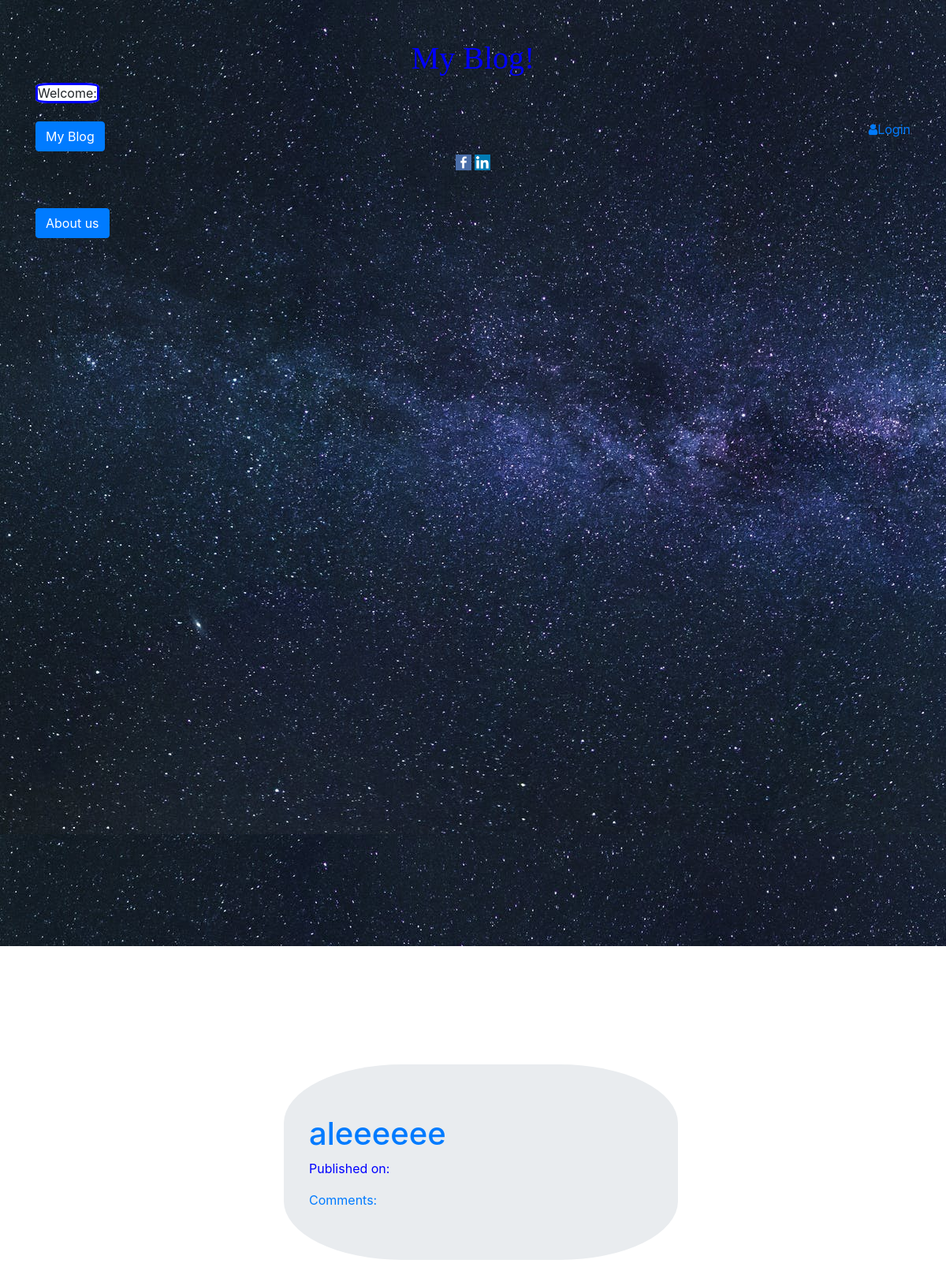
The app's page /, older data.
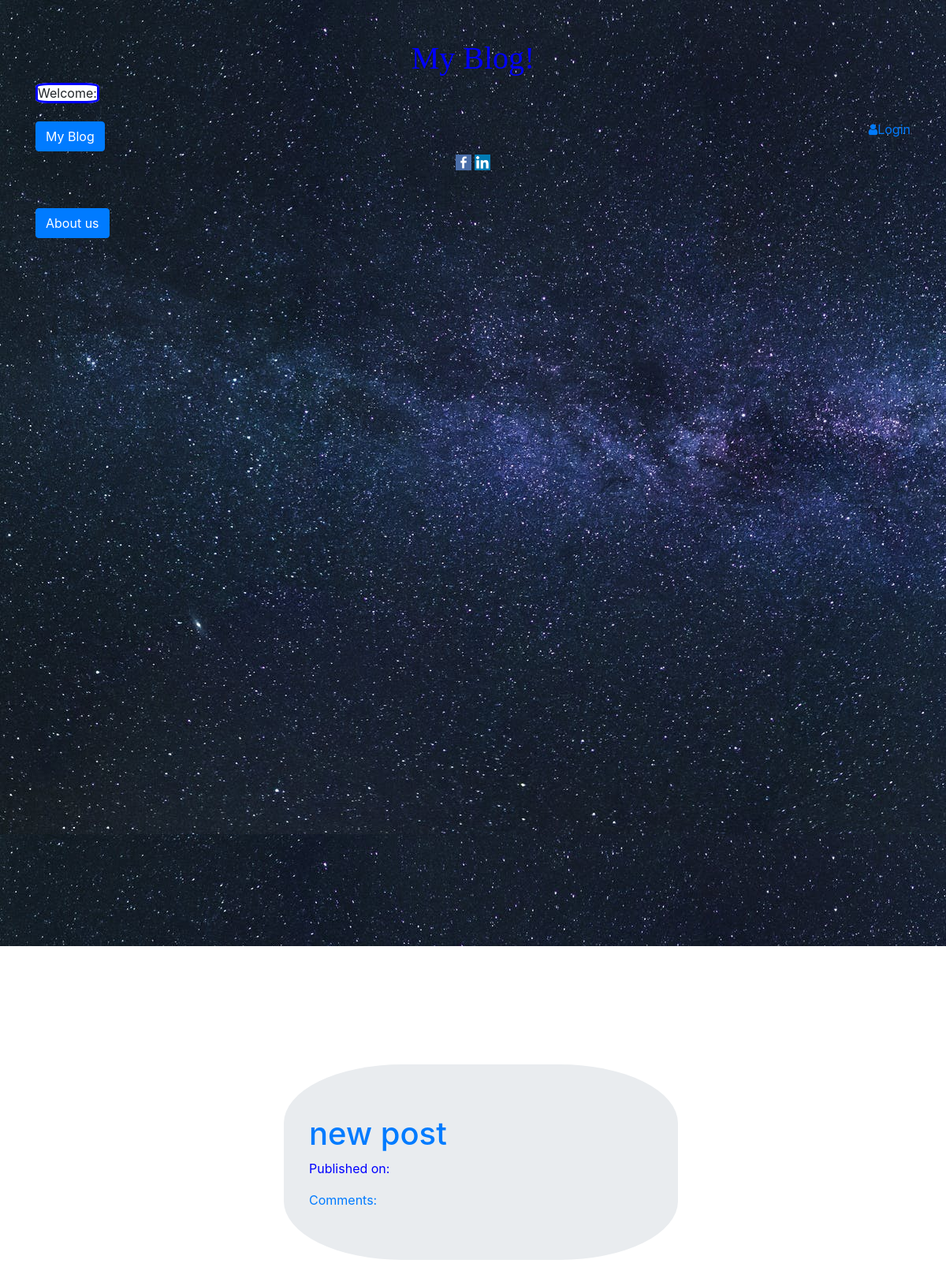
The same page, newer data.
### blog/models.py (models this page shows, shortened)
class Post(models.Model):
    author = models.ForeignKey('auth.User',on_delete=models.CASCADE)
    title = models.CharField(max_length=200)
    text = models.TextField()
    created_date = models.DateTimeField(default=timezone.now())
    published_date = models.DateTimeField(blank=True,null=True)

### blog/views.py (the view)
# urls.py: path('',views.PostListView.as_view(),name='post_list'),
class PostListView(ListView):
    model = Post
    def get_queryset(self):                     #__lte znaci <=
        return Post.objects.filter(published_date__lte=timezone.now()).order_by('-published_date')

### blog/templates/blog/post_list.html
{% extends "blog/base.html" %}
    {% block content%}
    <div class="container">
        <div class="jumbotron">
            <div class="centerstage">
                {% for post in post_list %}
                    <div class="post">
                        <h1><a href="{% url 'post_detail' pk=post.pk %}">{{ post.title }}</a></h1>
                        <div class="date">
                            <p>Published on: {{post.published|date:'d-m-Y' }}</p>
                        </div>
                        <a href="{% url 'post_detail' pk=post.pk %}">Comments: {{post.approve_comments.count}}</a>
                    </div>
                {% endfor %}
            </div>
        </div>
    </div>
    {% endblock %}

Row changes from the older to the newer data that the page shows:
removed Post: title "aleeeeee"
added Post: title "new post"
